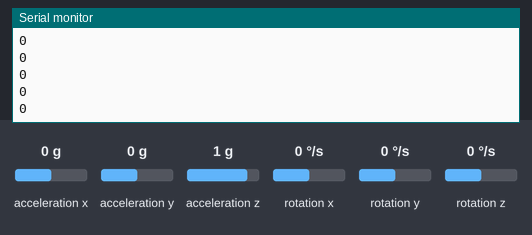
This sketch was run on a simulated Arduino Uno, built with avr-gcc and run on an emulated ATmega328P. On the bench: the last lines printed to the serial monitor. The inputs (shaded band) are chosen by the test bench; at power-on: acceleration y 0 g, acceleration x 0 g, acceleration z 1 g, rotation x 0 °/s, rotation y 0 °/s, rotation z 0 °/s.

Above: at 1.2 s.
1.3 s: acceleration y set to -1.4 g
At 1.9 s:
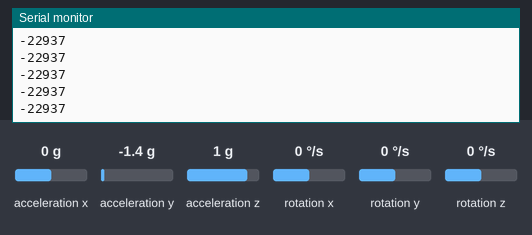
2.8 s: acceleration y set to -0.8 g
At 3.9 s:
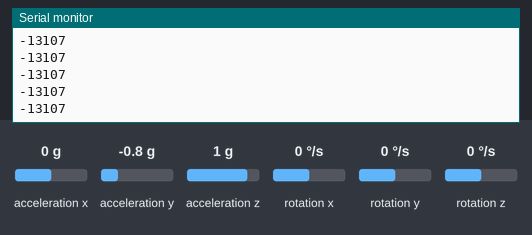
Timing chart, 0 to 5.8 s (numbered marks = the images above; inputs shaded):
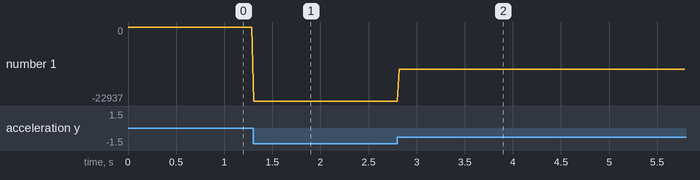

The sketch:

MPU6050_Test.ino
```cpp
#include "I2Cdev.h"
#include "MPU6050.h"

#define T_OUT 20

MPU6050 accel;

unsigned long int t_next;

void setup()
{
    Serial.begin(9600);

    accel.initialize();
}

void loop()
{
    long int t = millis();

    if (t_next < t)
    {
        int16_t ax_raw, ay_raw, az_raw, gx_raw, gy_raw, gz_raw;

        t_next = t + T_OUT;

        accel.getMotion6(&ax_raw, &ay_raw, &az_raw, &gx_raw, &gy_raw, &gz_raw);

        Serial.println(ay_raw);
    }
}
```

MPU6050_Test.cpp
```cpp
#include "I2Cdev.h"
#include "MPU6050.h"

#define T_OUT 20

MPU6050 accel;

unsigned long int t_next;

void setup()
{
    Serial.begin(9600);

    accel.initialize();
}

void loop()
{
    long int t = millis();

    if (t_next < t)
    {
        int16_t ax_raw, ay_raw, az_raw, gx_raw, gy_raw, gz_raw;

        t_next = t + T_OUT;

        accel.getMotion6(&ax_raw, &ay_raw, &az_raw, &gx_raw, &gy_raw, &gz_raw);

        Serial.println(ay_raw);
    }
}
```

Measured:
- after the input at 1.3 s, the serial monitor: prints a new line at once (image 1)
- after the input at 2.8 s, the serial monitor: prints a new line at once (image 2)
- plotted number 1: 0 → -22937 after the input at 1.3 s, -22937 → -13107 after the input at 2.8 s
